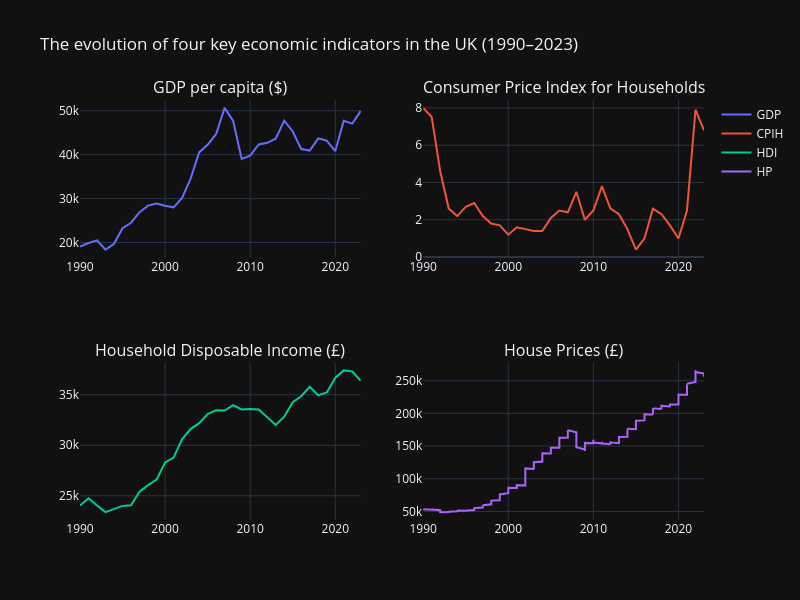

Write notebook code for a chart like this one.
### Code cell
# Removing the rows where the region name is not United Kingdom
house_prices_df = house_prices_df[house_prices_df["Region_Name"] == "United Kingdom"]

# Selecting the year
house_prices_df["Year"] = pd.to_datetime(house_prices_df["Date"]).dt.year

# Specifying the year range for the plots
house_prices_df = house_prices_df[house_prices_df["Year"].isin(range(1990, 2024))]
CPIH_df = CPIH_df[CPIH_df["Year"].isin(range(1990, 2024))]
household_dis_income_df = household_dis_income_df[household_dis_income_df["Year"].isin(range(1990, 2024))]
GDP_df = GDP_df[GDP_df["Year"].isin(range(1990, 2024))]

# Sample data and creating side-by-side plots
x1 = GDP_df["Year"]
x2 = CPIH_df["Year"]
x3 = household_dis_income_df["Year"]
x4 = house_prices_df["Year"]

fig = sp.make_subplots(rows=2, cols=2, subplot_titles=("GDP per capita ($)", "Consumer Price Index for Households", "Household Disposable Income (£)", "House Prices (£)"))

fig.add_trace(go.Scatter(x=x1, y=GDP_df["GDP"], mode='lines', name='GDP'), row=1, col=1)
fig.add_trace(go.Scatter(x=x2, y=CPIH_df["CPIH"], mode='lines', name='CPIH'), row=1, col=2)
fig.add_trace(go.Scatter(x=x3, y=household_dis_income_df["Median equivalised household disposable income"], mode='lines', name='HDI'), row=2, col=1)
fig.add_trace(go.Scatter(x=x4, y=house_prices_df["Average_Price"], mode='lines', name='HP'), row=2, col=2)

fig.update_layout(height=600, width=800, title_text="The evolution of four key economic indicators in the UK (1990–2023)")
fig.show()

# Save as standalone HTML
fig.write_html("four_economic_plots.html", include_plotlyjs="cdn", full_html=True)
print("Plotly figure saved as four_economic_plots.html")

### Figure 1 — Plotly figure (JSON) as saved in the notebook; plotly's stock layout.template omitted (floating-point values rounded to 4 significant figures; data arrays with more than 128 entries replaced by an {"elided": "..."} marker saying what was removed)
{"data": [{"mode": "lines", "name": "GDP", "type": "scatter", "x": [1990, 1991, 1992, 1993, 1994, 1995, 1996, 1997, 1998, 1999, 2000, 2001, 2002, 2003, 2004, 2005, 2006, 2007, 2008, 2009, 2010, 2011, 2012, 2013, 2014, 2015, 2016, 2017, 2018, 2019, 2020, 2021, 2022, 2023], "xaxis": "x", "y": [19100.0, 19900.0, 20490.0, 18390.0, 19710.0, 23250.0, 24500.0, 26910.0, 28400.0, 28860.0, 28380.0, 28010.0, 30160.0, 34560.0, 40500.0, 42240.0, 44700.0, 50630.0, 47650.0, 39010.0, 39780.0, 42300.0, 42690.0, 43610.0, 47750.0, 45260.0, 41260.0, 40920.0, 43700.0, 43160.0, 40810.0, 47690.0, 47060.0, 49940.0], "yaxis": "y"}, {"mode": "lines", "name": "CPIH", "type": "scatter", "x": [1990, 1991, 1992, 1993, 1994, 1995, 1996, 1997, 1998, 1999, 2000, 2001, 2002, 2003, 2004, 2005, 2006, 2007, 2008, 2009, 2010, 2011, 2012, 2013, 2014, 2015, 2016, 2017, 2018, 2019, 2020, 2021, 2022, 2023], "xaxis": "x2", "y": [8.0, 7.5, 4.6, 2.6, 2.2, 2.7, 2.9, 2.2, 1.8, 1.7, 1.2, 1.6, 1.5, 1.4, 1.4, 2.1, 2.5, 2.4, 3.5, 2.0, 2.5, 3.8, 2.6, 2.3, 1.5, 0.4, 1.0, 2.6, 2.3, 1.7, 1.0, 2.5, 7.9, 6.8], "yaxis": "y2"}, {"mode": "lines", "name": "HDI", "type": "scatter", "x": [1990, 1991, 1992, 1993, 1995, 1996, 1997, 1998, 1999, 2000, 2001, 2002, 2003, 2004, 2005, 2006, 2007, 2008, 2009, 2010, 2011, 2012, 2013, 2014, 2015, 2016, 2017, 2018, 2019, 2020, 2021, 2022, 2023], "xaxis": "x3", "y": [24042, 24755, 24032, 23381, 24000, 24069, 25403, 26051, 26598, 28300, 28776, 30610, 31600, 32192, 33089, 33465, 33439, 33973, 33546, 33591, 33544, 32758, 32007, 32830, 34255, 34854, 35794, 34938, 35224, 36671, 37414, 37306, 36384], "yaxis": "y3"}, {"mode": "lines", "name": "HP", "type": "scatter", "x": {"elided": "408 int values"}, "xaxis": "x4", "y": {"elided": "408 int values"}, "yaxis": "y4"}], "layout": {"annotations": [{"font": {"size": 16}, "showarrow": false, "text": "GDP per capita ($)", "x": 0.225, "xanchor": "center", "xref": "paper", "y": 1, "yanchor": "bottom", "yref": "paper"}, {"font": {"size": 16}, "showarrow": false, "text": "Consumer Price Index for Households", "x": 0.775, "xanchor": "center", "xref": "paper", "y": 1, "yanchor": "bottom", "yref": "paper"}, {"font": {"size": 16}, "showarrow": false, "text": "Household Disposable Income (£)", "x": 0.225, "xanchor": "center", "xref": "paper", "y": 0.375, "yanchor": "bottom", "yref": "paper"}, {"font": {"size": 16}, "showarrow": false, "text": "House Prices (£)", "x": 0.775, "xanchor": "center", "xref": "paper", "y": 0.375, "yanchor": "bottom", "yref": "paper"}], "height": 600, "title": {"text": "The evolution of four key economic indicators in the UK (1990–2023)"}, "width": 800, "xaxis": {"anchor": "y", "domain": [0, 0.45]}, "xaxis2": {"anchor": "y2", "domain": [0.55, 1]}, "xaxis3": {"anchor": "y3", "domain": [0, 0.45]}, "xaxis4": {"anchor": "y4", "domain": [0.55, 1]}, "yaxis": {"anchor": "x", "domain": [0.625, 1]}, "yaxis2": {"anchor": "x2", "domain": [0.625, 1]}, "yaxis3": {"anchor": "x3", "domain": [0, 0.375]}, "yaxis4": {"anchor": "x4", "domain": [0, 0.375]}}}
